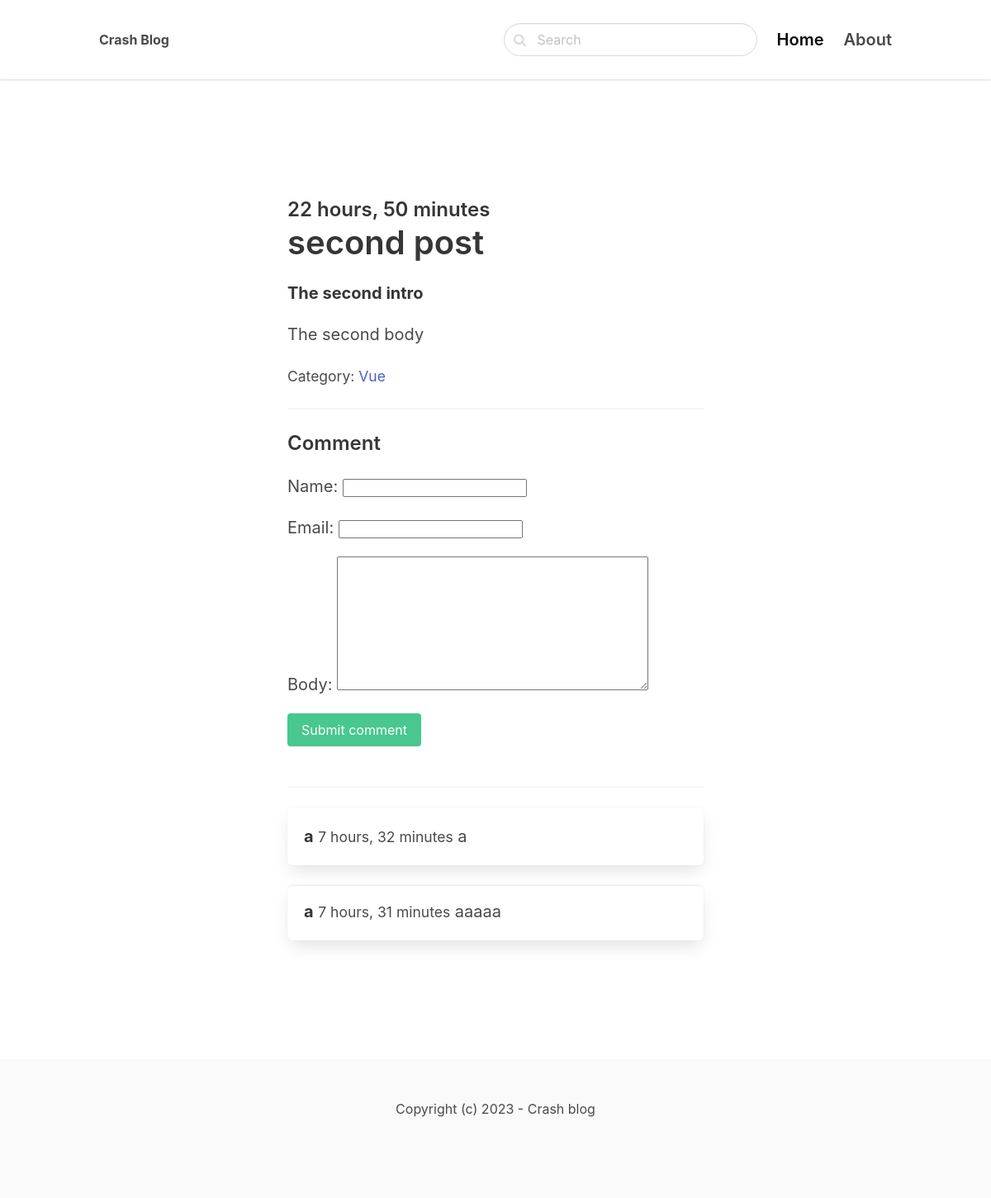
/vue/second-post, run on the app's committed database.
### blog/models.py (models this page shows, shortened)
class Post(models.Model):
    ACTIVE = "active"
    DRAFT = "draft"
    CHOICE_STATUS = ((ACTIVE, "Active"), (DRAFT, "Draft"))
    category = models.ForeignKey(Category, related_name="posts", on_delete=models.CASCADE)
    title = models.CharField(max_length=255)
    slug = models.SlugField()
    intro = models.TextField()
    body = models.TextField()
    created_at = models.DateTimeField(auto_now_add=True)
    status = models.CharField(max_length=10, default=DRAFT, choices=CHOICE_STATUS)
    image = models.ImageField(upload_to="uploads/", blank=True, null=True)
    class Meta:
        ordering = ("-created_at",)

class Category(models.Model):
    title = models.CharField(max_length=255)
    slug = models.SlugField()
    class Meta:
        ordering = ("title",)
        verbose_name_plural = "Categories"
    def __str__(self):
        return self.title

class Comment(models.Model):
    post = models.ForeignKey(Post, related_name="comments", on_delete=models.CASCADE)
    name = models.CharField(max_length=255)
    email = models.EmailField(max_length=254)
    body = models.TextField()
    created_at = models.DateTimeField(auto_now_add=True)

### blog/views.py (the view)
# urls.py: path("<slug:category_slug>/<slug:slug>", views.detail, name="post_detail"),
def detail(request, category_slug, slug):
    post = get_object_or_404(Post, slug=slug)
    if request.method == "POST":
        form = CommentForm(request.POST)
        if form.is_valid():
            comment = form.save(commit=False)
            comment.post = post
            comment.save()
            return redirect("post_detail", category_slug=category_slug, slug=slug)
    else:
        form = CommentForm()
    return render(request, "blog/detail.html", {"post": post, "form": form})

### blog/forms.py
class CommentForm(forms.ModelForm):
    class Meta:
        model = Comment
        fields = ("name", "email", "body")

### blog/templates/blog/detail.html (shortened to what this page needs)
{% extends 'core/base.html' %}
{% block content %}
   <section class="hero">
      <div class="hero-body">
         <div class="container">
            <section class="section">
               <div class="columns">
                  <div class="column is-8 is-offset-2">
                     <div class="content is-medium">
                        <h2 class="subtitle is-4">{{ post.created_at|timesince }}</h2>
                        <h1 class="title">{{ post.title }}</h1>
                        <p>
                           <strong>{{ post.intro }}</strong>
                        </p>
                        <p>{{ post.body }}</p>
                        <p>
                           <small>Category:
                              <a href="{% url "category_detail" post.category.slug %}">{{ post.category }}</a>
                           </small>
                        </p>
                        <hr/>
                        <h2 class="subtitle is-4">Comment</h2>
                        <form method="post" class="mb-6">
                           {{ form.as_p }}
                           <div class="field">
                              <div class="control">
                                 <button class="button is-success">Submit comment</button>
                              </div>
                           </div>
                        </form>
                        <hr/>
                        {% for comment in post.comments.all %}
                           <article class="media box">
                              <div class="media-content">
                                 <strong>{{ comment.name }}</strong>
                                 <small>{{ comment.created_at|timesince }}</small>
                                 {{ comment.body }}
                              </div>
                           </article>
                        {% endfor %}
                     </div>
                  </div>
               </div>
            </section>
         </div>
      </div>
   </section>
{% endblock %}

### data on the page
Post: created_at "22 hours, 50 minutes", title "second post", intro "The second intro", body "The second body", category "Vue"
Comment: name "a", created_at "7 hours, 32 minutes", body "a"
Comment: name "a", created_at "7 hours, 31 minutes", body "aaaaa"
